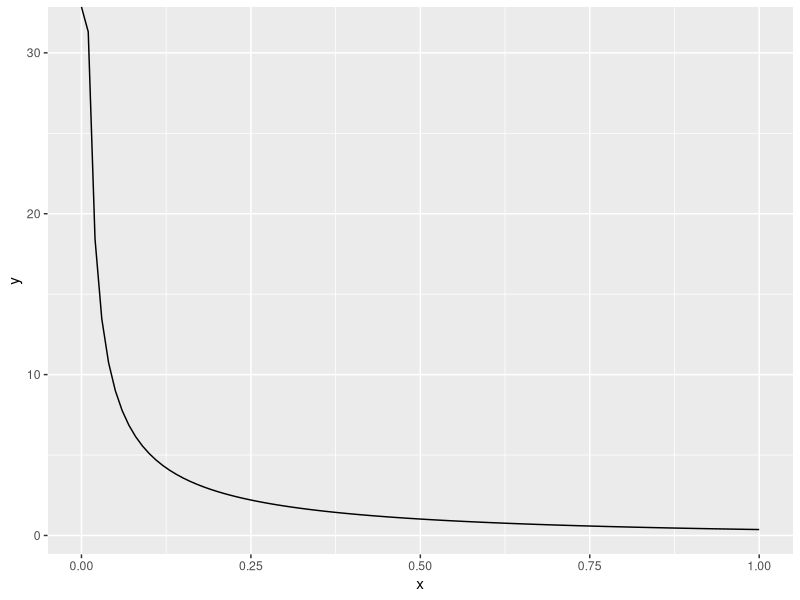
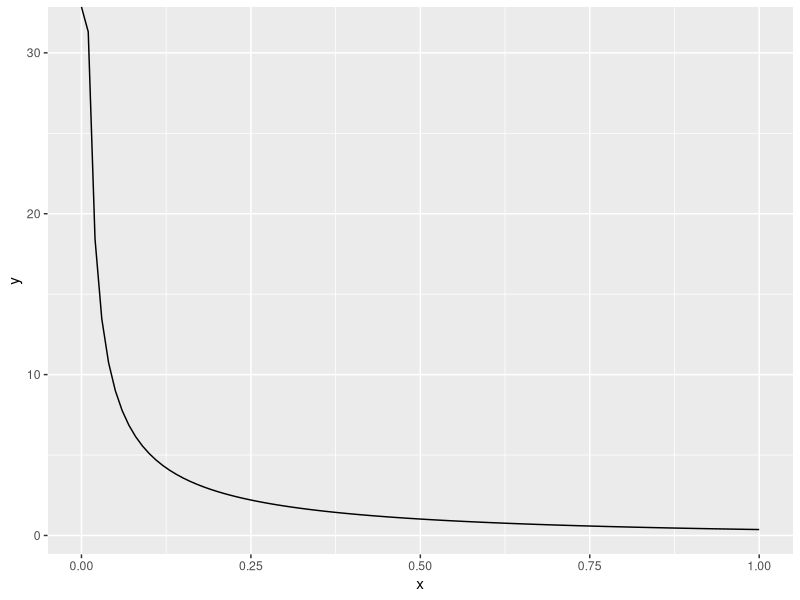

R code for these plots, in order:
library(ggplot2)
integrand <- function(x){
  (x ^ (-3/4)) * exp(-x)
} 

linspan = seq(0, 1, 0.01)

plot_df = data.frame(
  "X" = linspan,
  "Y" = integrand(linspan)
)

ggplot(data=plot_df, aes(x=X, y=Y)) +
  geom_line() +
  labs(
    x="x",
    y="y"
  ) +
  theme(
    plot.margin = margin(5, 5, 5, 5)
  )

ggsave("integrand_plot.pdf", width = 6, height = 4)
#estimating the integral using uniform distribution
for(i in 1:10){
  n = 10^7
  prob = 1
  xs = runif(n, 0, 1)
  
  vals <- integrand(xs)
  mean <- 1/(n*prob) * sum(vals)
  std <- sd(vals)
  cat("Mean: ", mean, "+/-", std, "\n")
}
#estimating the integral using inversion sampling
pdf <- function(x){
  return(1/4*x^(-3/4))
}

cdf <- function(x){
  return(x^(1/4))
}

inverse_cdf <- function(x){
  return(x^4)
}

for (i in 1:10){
  xs_u <-  runif(n, 0, 1)
  xs_real <- inverse_cdf(xs_u)
  
  vals2 <- integrand(xs_real)/pdf(xs_real)
  
  eman <- mean(vals2)
  std <- sd(vals2)
  
  cat("Mean: ", mean, "+/-", std, "\n")
}

